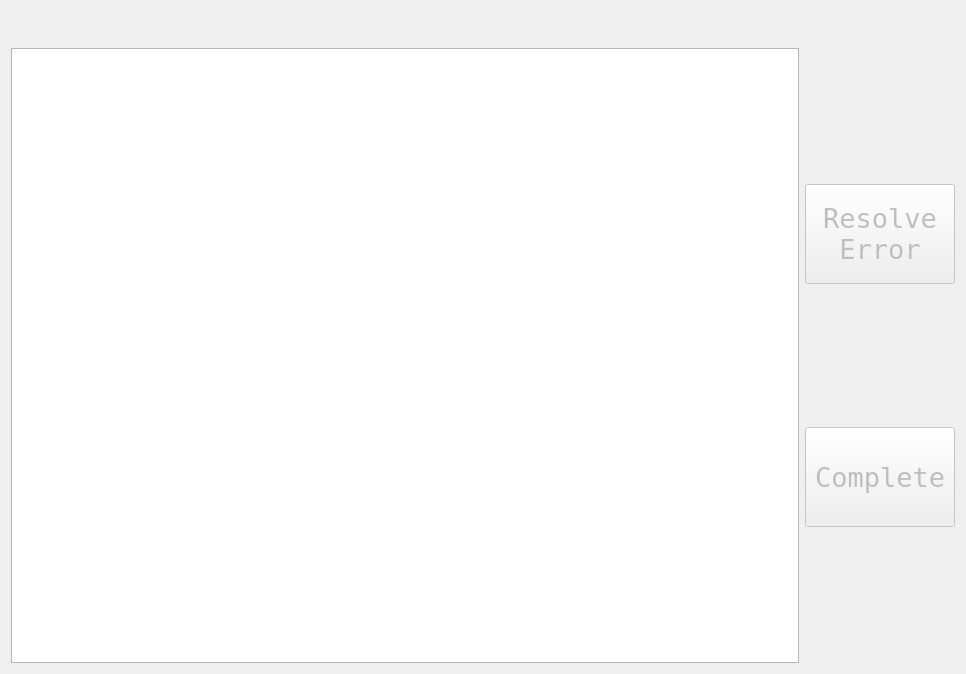
<?xml version="1.0" encoding="UTF-8"?>
<ui version="4.0">
 <class>FinalizeReservation</class>
 <widget class="QDialog" name="FinalizeReservation">
  <property name="geometry">
   <rect>
    <x>0</x>
    <y>0</y>
    <width>966</width>
    <height>674</height>
   </rect>
  </property>
  <property name="windowTitle">
   <string>Dialog</string>
  </property>
  <layout class="QVBoxLayout" name="verticalLayout_2">
   <item>
    <widget class="QLabel" name="errorLabel">
     <property name="font">
      <font>
       <family>Terminal</family>
       <pointsize>20</pointsize>
      </font>
     </property>
     <property name="text">
      <string/>
     </property>
     <property name="alignment">
      <set>Qt::AlignCenter</set>
     </property>
    </widget>
   </item>
   <item>
    <layout class="QHBoxLayout" name="horizontalLayout">
     <item>
      <widget class="QTableWidget" name="reportTable">
       <property name="font">
        <font>
         <pointsize>20</pointsize>
        </font>
       </property>
      </widget>
     </item>
     <item>
      <layout class="QVBoxLayout" name="verticalLayout">
       <item>
        <spacer name="verticalSpacer_3">
         <property name="orientation">
          <enum>Qt::Vertical</enum>
         </property>
         <property name="sizeHint" stdset="0">
          <size>
           <width>20</width>
           <height>40</height>
          </size>
         </property>
        </spacer>
       </item>
       <item>
        <widget class="QPushButton" name="resolveError">
         <property name="enabled">
          <bool>false</bool>
         </property>
         <property name="minimumSize">
          <size>
           <width>150</width>
           <height>100</height>
          </size>
         </property>
         <property name="font">
          <font>
           <family>Terminal</family>
           <pointsize>20</pointsize>
          </font>
         </property>
         <property name="text">
          <string>Resolve
Error</string>
         </property>
        </widget>
       </item>
       <item>
        <spacer name="verticalSpacer">
         <property name="orientation">
          <enum>Qt::Vertical</enum>
         </property>
         <property name="sizeHint" stdset="0">
          <size>
           <width>20</width>
           <height>40</height>
          </size>
         </property>
        </spacer>
       </item>
       <item>
        <widget class="QPushButton" name="completeButton">
         <property name="enabled">
          <bool>false</bool>
         </property>
         <property name="minimumSize">
          <size>
           <width>150</width>
           <height>100</height>
          </size>
         </property>
         <property name="font">
          <font>
           <family>Terminal</family>
           <pointsize>20</pointsize>
          </font>
         </property>
         <property name="text">
          <string>Complete</string>
         </property>
        </widget>
       </item>
       <item>
        <spacer name="verticalSpacer_2">
         <property name="orientation">
          <enum>Qt::Vertical</enum>
         </property>
         <property name="sizeHint" stdset="0">
          <size>
           <width>20</width>
           <height>40</height>
          </size>
         </property>
        </spacer>
       </item>
      </layout>
     </item>
    </layout>
   </item>
  </layout>
 </widget>
 <resources/>
 <connections/>
</ui>
